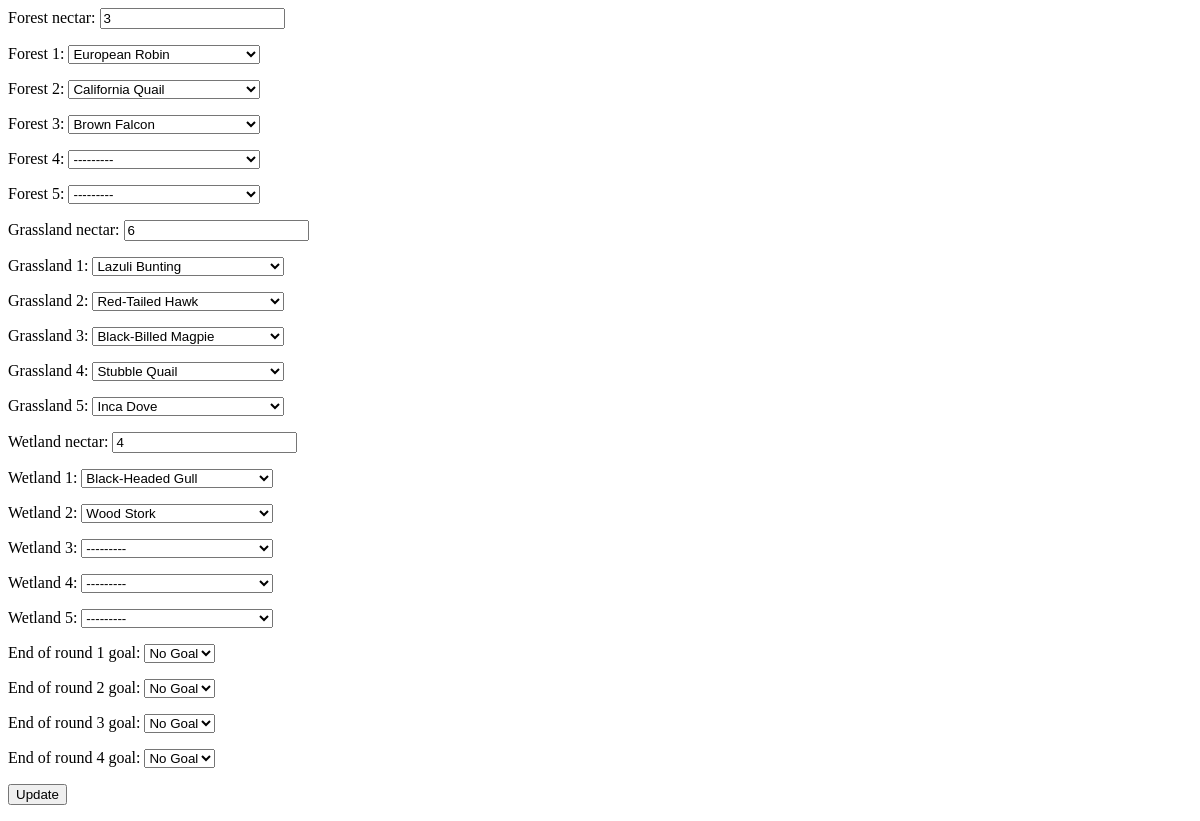
Screenshot of /aviary/board/6/add/ with the database file from the repository.
### aviary/models.py (models this page shows)
class Board(models.Model):
    forest_nectar = models.PositiveIntegerField(default=0)
    forest_1 = models.ForeignKey("BirdCard", related_name="Forest1", on_delete=models.SET_NULL, null=True, blank=True)
    forest_2 = models.ForeignKey("BirdCard", related_name="Forest2", on_delete=models.SET_NULL, null=True, blank=True)
    forest_3 = models.ForeignKey("BirdCard", related_name="Forest3", on_delete=models.SET_NULL, null=True, blank=True)
    forest_4 = models.ForeignKey("BirdCard", related_name="Forest4", on_delete=models.SET_NULL, null=True, blank=True)
    forest_5 = models.ForeignKey("BirdCard", related_name="Forest5", on_delete=models.SET_NULL, null=True, blank=True)
    grassland_nectar = models.PositiveIntegerField(default=0)
    grassland_1 = models.ForeignKey("BirdCard", related_name="Grassland1", on_delete=models.SET_NULL, null=True, blank=True)
    grassland_2 = models.ForeignKey("BirdCard", related_name="Grassland2", on_delete=models.SET_NULL, null=True, blank=True)
    grassland_3 = models.ForeignKey("BirdCard", related_name="Grassland3", on_delete=models.SET_NULL, null=True, blank=True)
    grassland_4 = models.ForeignKey("BirdCard", related_name="Grassland4", on_delete=models.SET_NULL, null=True, blank=True)
    grassland_5 = models.ForeignKey("BirdCard", related_name="Grassland5", on_delete=models.SET_NULL, null=True, blank=True)
    wetland_nectar = models.PositiveIntegerField(default=0)
    wetland_1 = models.ForeignKey("BirdCard", related_name="Wetland1", on_delete=models.SET_NULL, null=True, blank=True)
    wetland_2 = models.ForeignKey("BirdCard", related_name="Wetland2", on_delete=models.SET_NULL, null=True, blank=True)
    wetland_3 = models.ForeignKey("BirdCard", related_name="Wetland3", on_delete=models.SET_NULL, null=True, blank=True)
    wetland_4 = models.ForeignKey("BirdCard", related_name="Wetland4", on_delete=models.SET_NULL, null=True, blank=True)
    wetland_5 = models.ForeignKey("BirdCard", related_name="Wetland5", on_delete=models.SET_NULL, null=True, blank=True)
    end_of_round_1_goal = models.ForeignKey("EndRoundGoal", related_name="EndRoundGoal1", on_delete=models.SET_DEFAULT, default=EndRoundGoal.create_default_goal)
    end_of_round_2_goal = models.ForeignKey("EndRoundGoal", related_name="EndRoundGoal2", on_delete=models.SET_DEFAULT, default=EndRoundGoal.create_default_goal)
    end_of_round_3_goal = models.ForeignKey("EndRoundGoal", related_name="EndRoundGoal3", on_delete=models.SET_DEFAULT, default=EndRoundGoal.create_default_goal)
    end_of_round_4_goal = models.ForeignKey("EndRoundGoal", related_name="EndRoundGoal4", on_delete=models.SET_DEFAULT, default=EndRoundGoal.create_default_goal)

### aviary/views.py (the view, shortened to what this page needs)
# urls.py: path('board/<pk>/add/', views.BirdAddView.as_view(), name='bird_add'),
class BirdAddView(UpdateView):
    model = Board
    form_class = BirdAddModelForm
    template_name = "aviary/bird_add.html"

### aviary/views.py
class BirdAddModelForm(forms.ModelForm):
    def __init__(self, *args, **kwargs):
        super(BirdAddModelForm, self).__init__(*args, **kwargs)
        field_name = kwargs.pop('board_slot', None)
        if field_name:
            for field in self.fields.copy():
                if field != field_name:
                    del self.fields[field]
    class Meta:
        model = Board
        exclude = ()

### aviary/models.py (called while the page is built)
    def __str__(self):
        return self.name

    def __str__(self):
        return self.goal

### aviary/templates/aviary/bird_add.html
{% load static %}
<link rel="stylesheet" href="{% static 'aviary/css/bird_add.css' %}">
<form method="post">{% csrf_token %}
    {{ form.as_p }}
    <input type="submit" value="Update">
</form>

### rows the page displays
Board: forest_nectar "3", forest_1 "European Robin", forest_2 "California Quail", forest_3 "Brown Falcon", forest_4 "---------", forest_5 "---------", grassland_nectar "6", grassland_1 "Lazuli Bunting", grassland_2 "Red-Tailed Hawk", grassland_3 "Black-Billed Magpie", grassland_4 "Stubble Quail", grassland_5 "Inca Dove", wetland_nectar "4", wetland_1 "Black-Headed Gull", wetland_2 "Wood Stork", wetland_3 "---------", wetland_4 "---------", wetland_5 "---------", end_of_round_1_goal "No Goal", end_of_round_2_goal "No Goal", end_of_round_3_goal "No Goal", end_of_round_4_goal "No Goal"
